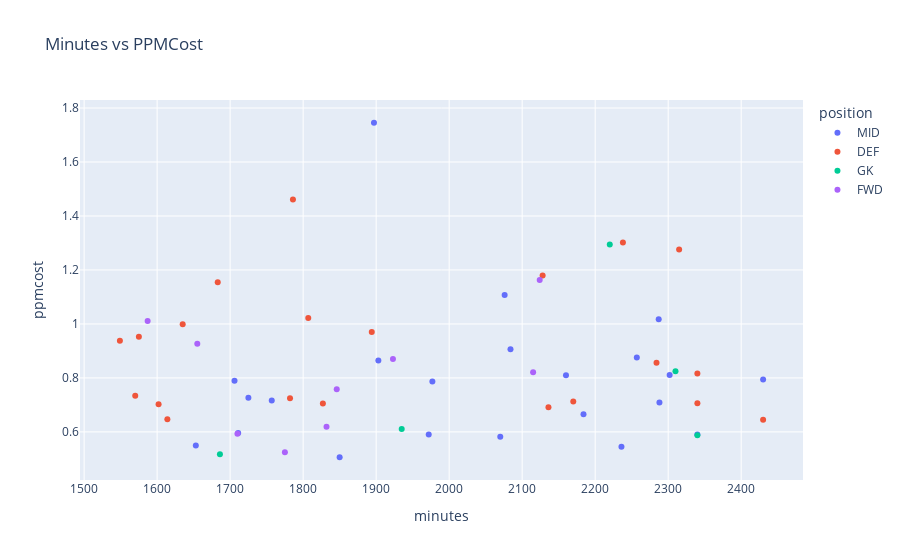

Notebook code cell kept with this figure:
### Code cell
# select players who play alot for more consistency, try to aim for 50 players to select from
# create a deep copy of eval
ppmcost = eval.copy(deep=True)
min_thres = 1450
cost_thres = 0.5
ppmcost = ppmcost[ppmcost['minutes'] > min_thres]
ppmcost = ppmcost[ppmcost['ppmcost'] > cost_thres]
print(f"{len(ppmcost)} players have played more than {min_thres} minutes and {cost_thres} and selected for ppmcost algo")

fig = px.scatter(ppmcost, x='minutes', y='ppmcost', hover_data=[
                 'name', 'team', 'position'], title='Minutes vs PPMCost', color='position')
fig.show()

# We can only max 3 players from each team
team_count = {'Spurs': 0,
              "Nott'm Forest": 0,
              'Liverpool': 0,
              'Bournemouth': 0,
              'Aston Villa': 0,
              'Man City': 0,
              'Arsenal': 0,
              'Crystal Palace': 0,
              'Man Utd': 0,
              'Fulham': 0,
              'Luton': 0,
              'Everton': 0,
              'Brentford': 0,
              'Newcastle': 0,
              'Wolves': 0,
              'West Ham': 0,
              'Chelsea': 0,
              'Sheffield Utd': 0,
              'Brighton': 0,
              'Burnley': 0, }

team_count = dict(sorted(team_count.items()))

# ppmcost algo
# select 11 players from eval
# first select the top GK
# then select the top FWD
# then select the top 3 DEF
# then select 6 more players up to 2 more DEF, 5 MID and 2 more FWD

# select the top GK
gk = ppmcost[ppmcost['position'] == 'GK'].sort_values(
    by='ppmcost', ascending=False).head(1)
ppmcost = ppmcost[~ppmcost.index.isin(gk.index)]
gk_count = 1
team_count[gk['team'].values[0]] += 1

# select the top FWD
fwd = ppmcost[ppmcost['position'] == 'FWD'].sort_values(
    by='ppmcost', ascending=False).head(1)
fwd_count = 1
team_count[fwd['team'].values[0]] += 1
ppmcost = ppmcost[~ppmcost.index.isin(fwd.index)]

selected_11 = pd.concat([gk, fwd])

# select the top 3 DEF
defe = ppmcost[ppmcost['position'] == 'DEF'].sort_values(
    by='ppmcost', ascending=False)
def_count = 0
for i in defe.index:
    # check if any team has more than 3 players
    if team_count[defe.loc[i, 'team']] > 3:
        continue
    else:
        selected_11 = pd.concat(
            [selected_11, defe.loc[i, :].to_frame().T])
        def_count += 1
        team_count[defe.loc[i, 'team']] += 1
        ppmcost = ppmcost[~ppmcost.index.isin([i])]
        if def_count == 3:
            break
        else:
            continue

mid_count = 0

def select_6():
    global ppmcost, gk_count, def_count, fwd_count, mid_count, team_count
    ppmcost = ppmcost.sort_values(by='ppmcost', ascending=False)
    selected_6 = pd.DataFrame()
    for i in ppmcost.index:
        if ppmcost.loc[i, 'position'] == 'DEF' and def_count < 5:
            # concat the player row to the selected_6 dataframe
            selected_6 = pd.concat(
                [selected_6, ppmcost.loc[i, :].to_frame().T])
            def_count += 1
            team_count[ppmcost.loc[i, 'team']] += 1
        elif ppmcost.loc[i, 'position'] == 'MID' and mid_count < 5:
            selected_6 = pd.concat(
                [selected_6, ppmcost.loc[i, :].to_frame().T])
            mid_count += 1
            team_count[ppmcost.loc[i, 'team']] += 1
        elif ppmcost.loc[i, 'position'] == 'FWD' and fwd_count < 3:
            selected_6 = pd.concat(
                [selected_6, ppmcost.loc[i, :].to_frame().T])
            fwd_count += 1
            team_count[ppmcost.loc[i, 'team']] += 1
        elif ppmcost.loc[i, 'position'] == 'GK' and gk_count < 1:
            selected_6 = pd.concat(
                [selected_6, ppmcost.loc[i, :].to_frame().T])
            gk_count += 1
            team_count[ppmcost.loc[i, 'team']] += 1
        else:
            continue
        if gk_count + def_count + fwd_count + mid_count == 11:
            print(f"Final Selection: {gk_count} GK, {
                  def_count} DEF, {fwd_count} FWD, {mid_count} MID")
            print("")
            return selected_6


selected_6 = select_6()
selected_11 = pd.concat([selected_6, selected_11])

# Assume 4m from bench of 4 players
BUDGET = 840
print(team_count)
print("")
print(f"Current budget spent: {selected_11['cost'].sum()}, remaining budget: {
      BUDGET - selected_11['cost'].sum()}")
print("")
print(selected_11)

### Figure 1 — Plotly figure (JSON) as saved in the notebook; plotly's stock layout.template omitted (floating-point values rounded to 4 significant figures)
{"data": [{"customdata": [["Oliver Skipp", "Spurs", "MID"], ["Kalvin Phillips", "West Ham", "MID"], ["Adama Traoré", "Fulham", "MID"], ["Fábio Ferreira Vieira", "Arsenal", "MID"], ["Tommy Doyle", "Wolves", "MID"], ["Jordan Clark", "Luton", "MID"], ["Lucas Tolentino Coelho de Lima", "West Ham", "MID"], ["André Tavares Gomes", "Everton", "MID"], ["Naouirou Ahamada", "Crystal Palace", "MID"], ["Will Hughes", "Crystal Palace", "MID"], ["Dwight McNeil", "Everton", "MID"], ["Mykhailo Mudryk", "Chelsea", "MID"], ["Bruno Guimarães Rodriguez Moura", "Newcastle", "MID"], ["Harrison Reed", "Fulham", "MID"], ["Carlos Henrique Casimiro", "Man Utd", "MID"], ["Ryan Christie", "Bournemouth", "MID"], ["Antony Matheus dos Santos", "Man Utd", "MID"], ["Jack Harrison", "Everton", "MID"], ["Frank Onyeka", "Brentford", "MID"], ["Tim Iroegbunam", "Aston Villa", "MID"], ["Abdoulaye Doucouré", "Everton", "MID"], ["Facundo Buonanotte", "Brighton", "MID"]], "hovertemplate": "position=%{customdata[2]}<br>minutes=%{x}<br>ppmcost=%{y}<br>name=%{customdata[0]}<br>team=%{customdata[1]}<extra></extra>", "legendgroup": "MID", "marker": {"color": "#636efa", "symbol": "circle"}, "mode": "markers", "name": "MID", "orientation": "v", "showlegend": true, "type": "scatter", "x": [1897, 2076, 2287, 2084, 2257, 1903, 2302, 2160, 2430, 1706, 1977, 1725, 1757, 2288, 2184, 1711, 2340, 1972, 2070, 1653, 2236, 1850], "xaxis": "x", "y": [1.745, 1.107, 1.017, 0.9064, 0.8761, 0.8649, 0.8109, 0.8102, 0.7943, 0.7895, 0.7868, 0.7269, 0.7163, 0.709, 0.6652, 0.5961, 0.5907, 0.5901, 0.5817, 0.55, 0.5448, 0.506], "yaxis": "y"}, {"customdata": [["Andrew Robertson", "Liverpool", "DEF"], ["Lucas Digne", "Aston Villa", "DEF"], ["Adam Smith", "Bournemouth", "DEF"], ["Nathan Aké", "Man City", "DEF"], ["Gabriel dos Santos Magalhães", "Arsenal", "DEF"], ["Diogo Dalot Teixeira", "Man Utd", "DEF"], ["Manuel Akanji", "Man City", "DEF"], ["Raphaël Varane", "Man Utd", "DEF"], ["Diego Carlos Santos Silva", "Aston Villa", "DEF"], ["Jarrad Branthwaite", "Everton", "DEF"], ["Sven Botman", "Newcastle", "DEF"], ["Ezri Konsa Ngoyo", "Aston Villa", "DEF"], ["Vitalii Mykolenko", "Everton", "DEF"], ["Marc Cucurella Saseta", "Chelsea", "DEF"], ["John Stones", "Man City", "DEF"], ["Destiny Udogie", "Spurs", "DEF"], ["Nélson Cabral Semedo", "Wolves", "DEF"], ["James Tomkins", "Crystal Palace", "DEF"], ["Calvin Bassey", "Fulham", "DEF"], ["Kurt Zouma", "West Ham", "DEF"], ["Milos Kerkez", "Bournemouth", "DEF"]], "hovertemplate": "position=%{customdata[2]}<br>minutes=%{x}<br>ppmcost=%{y}<br>name=%{customdata[0]}<br>team=%{customdata[1]}<extra></extra>", "legendgroup": "DEF", "marker": {"color": "#EF553B", "symbol": "circle"}, "mode": "markers", "name": "DEF", "orientation": "v", "showlegend": true, "type": "scatter", "x": [1786, 2238, 2315, 2128, 1683, 1807, 1635, 1894, 1575, 1549, 2284, 2340, 1570, 1782, 2170, 2340, 1827, 1602, 2136, 1614, 2430], "xaxis": "x", "y": [1.461, 1.302, 1.276, 1.179, 1.155, 1.022, 0.9986, 0.9698, 0.9524, 0.9376, 0.8562, 0.8167, 0.7339, 0.7248, 0.713, 0.7064, 0.7055, 0.7022, 0.6916, 0.6471, 0.6453], "yaxis": "y"}, {"customdata": [["Ederson Santana de Moraes", "Man City", "GK"], ["Emiliano Martínez Romero", "Aston Villa", "GK"], ["Sam Johnstone", "Crystal Palace", "GK"], ["Mark Travers", "Bournemouth", "GK"], ["Alfie Whiteman", "Spurs", "GK"]], "hovertemplate": "position=%{customdata[2]}<br>minutes=%{x}<br>ppmcost=%{y}<br>name=%{customdata[0]}<br>team=%{customdata[1]}<extra></extra>", "legendgroup": "GK", "marker": {"color": "#00cc96", "symbol": "circle"}, "mode": "markers", "name": "GK", "orientation": "v", "showlegend": true, "type": "scatter", "x": [2220, 2310, 1935, 2340, 1686], "xaxis": "x", "y": [1.294, 0.825, 0.6108, 0.5876, 0.5171], "yaxis": "y"}, {"customdata": [["Eddie Nketiah", "Arsenal", "FWD"], ["Cauley Woodrow", "Luton", "FWD"], ["Antoine Semenyo", "Bournemouth", "FWD"], ["Neal Maupay", "Brentford", "FWD"], ["Michail Antonio", "West Ham", "FWD"], ["Rodrigo Muniz Carvalho", "Fulham", "FWD"], ["Dane Scarlett", "Spurs", "FWD"], ["Dominic Solanke", "Bournemouth", "FWD"], ["Evan Ferguson", "Brighton", "FWD"]], "hovertemplate": "position=%{customdata[2]}<br>minutes=%{x}<br>ppmcost=%{y}<br>name=%{customdata[0]}<br>team=%{customdata[1]}<extra></extra>", "legendgroup": "FWD", "marker": {"color": "#ab63fa", "symbol": "circle"}, "mode": "markers", "name": "FWD", "orientation": "v", "showlegend": true, "type": "scatter", "x": [2124, 1587, 1655, 1923, 2115, 1846, 1832, 1710, 1775], "xaxis": "x", "y": [1.163, 1.011, 0.9265, 0.8702, 0.8212, 0.7584, 0.6186, 0.5929, 0.5245], "yaxis": "y"}], "layout": {"legend": {"title": {"text": "position"}, "tracegroupgap": 0}, "title": {"text": "Minutes vs PPMCost"}, "xaxis": {"anchor": "y", "domain": [0, 1], "title": {"text": "minutes"}}, "yaxis": {"anchor": "x", "domain": [0, 1], "title": {"text": "ppmcost"}}}}
